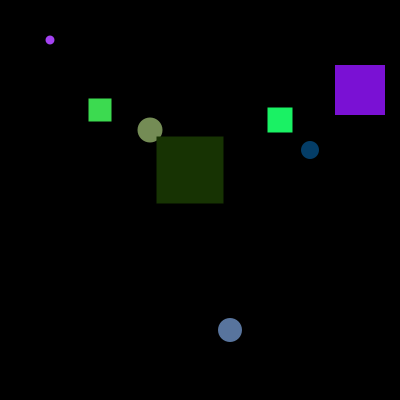
Frame 1 (no input)
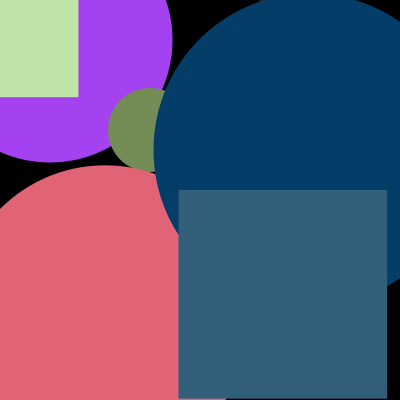
Frame 60 (the mouse pressed at the canvas centre just before this capture)
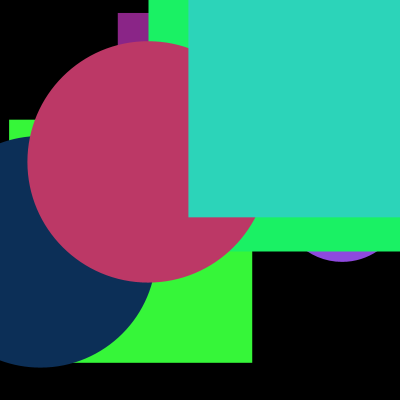
Frame 120 (the mouse held since frame 60 and released just before this capture)

The Processing sketch that drew these frames (run headless with seeded random() and noise(); from frame 60 on, the mouse is pressed at the canvas centre):

// Processing sketch: processing_138563
// ── processing_138563.pde

/*
  Problem:
   -  Parallel Arrays -- grow each figure's dimval by its deltaDimVal 
         until it is larger than the screen.
   -  When the dimValue is too big,  reset its dimVal to zero, and
   -  assign random valiues to the figure's colorVal, xVal, yVal 
        and deltaDimValue array elements.
   -  Figures with odd array indexes must be rectangles.
   -  Figures with even arra indexes must be circles.
 */

  // x coordinates for figures
float  [ ] xVals   = {  50, 100, 150, 190, 230, 280, 310, 360 };
  // y coordinates for figures
float  [ ] yVals   = {  40, 110, 130, 170, 330, 120, 150,  90 };
  // sizes or dimensions for figures
float  [ ] dimVals = {   5,  15,  24,  54,  13,  23,  13,  41 };
  // amounts added to the sizes or dimensions for each frame
float  [ ] deltaDimVals = { 4, 8, 1, 13, 11, 2, 5, 9 };
  // colors of figures
color  [ ] colorVals = { color( random(255), random(255), random(255) ),
                         color( random(255), random(255), random(255) ),
                         color( random(255), random(255), random(255) ),
                         color( random(255), random(255), random(255) ),
                         color( random(255), random(255), random(255) ),
                         color( random(255), random(255), random(255) ),
                         color( random(255), random(255), random(255) ),
                         color( random(255), random(255), random(255) )
                       };


void setup( )
{
  size( 400, 400 );
  noStroke( );
  rectMode( CENTER );
  frameRate( 24 );
  smooth( );
}

void draw( )
{
   background( 0 );
   growFigures( );
   drawFigures( ); 
}

void growFigures( )
{  
 for(int i = 0; i < dimVals.length; i++) {
   if(i%2 == 0) {
    dimVals[i] += deltaDimVals[i]; 
   }
   if (i%2 == 1) {
     dimVals[i] += deltaDimVals[i];
   }
   if(dimVals[i] > width) {
     xVals[i] = random(width);
     yVals[i]= random(height);
     dimVals[i] = random(25, 50);
     colorVals[i] = color(random(255), random(255), random(255));
   }
 }
}

void drawFigures( )
{
  for(int i = 0; i < xVals.length; i++)
  {
    fill(colorVals[i]);
    if(i%2 == 0) {
      ellipse(xVals[i], yVals[i], dimVals[i], dimVals[i]);
    }
    if(i%2 == 1) {
      rect(xVals[i], yVals[i], dimVals[i], dimVals[i]);
    }
  }
}
